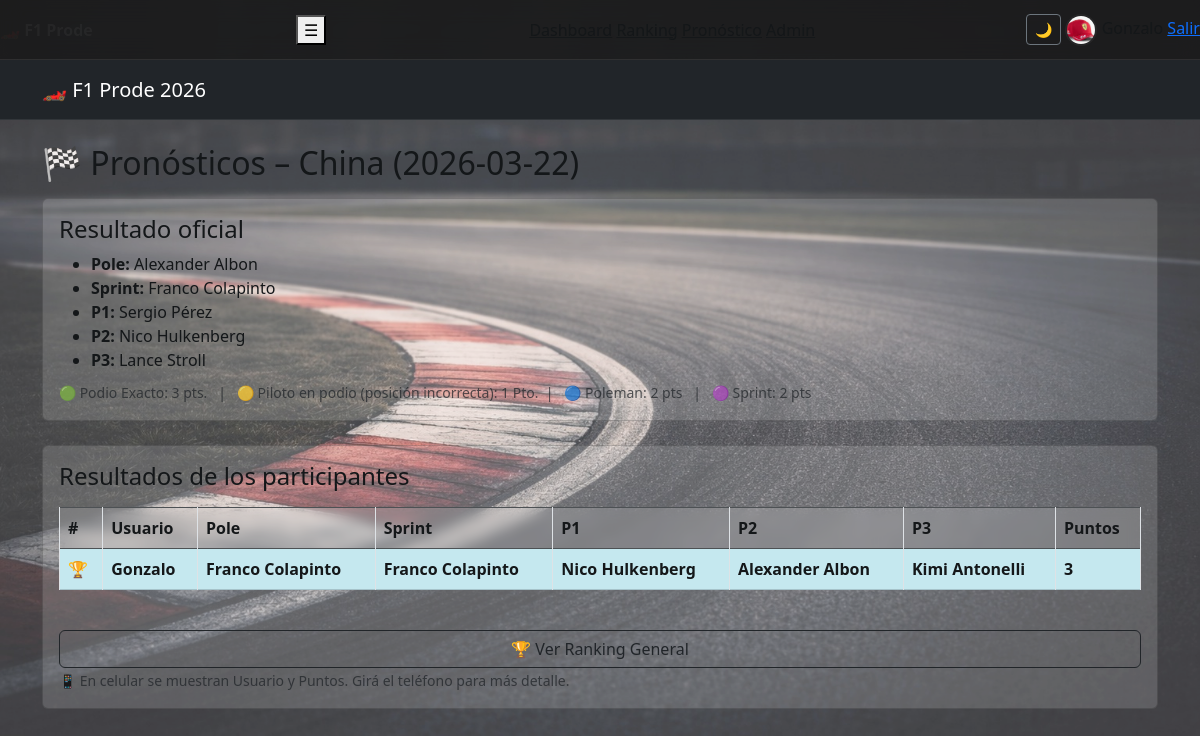
Before: /pronosticos_fecha (signed in) with the older database file.
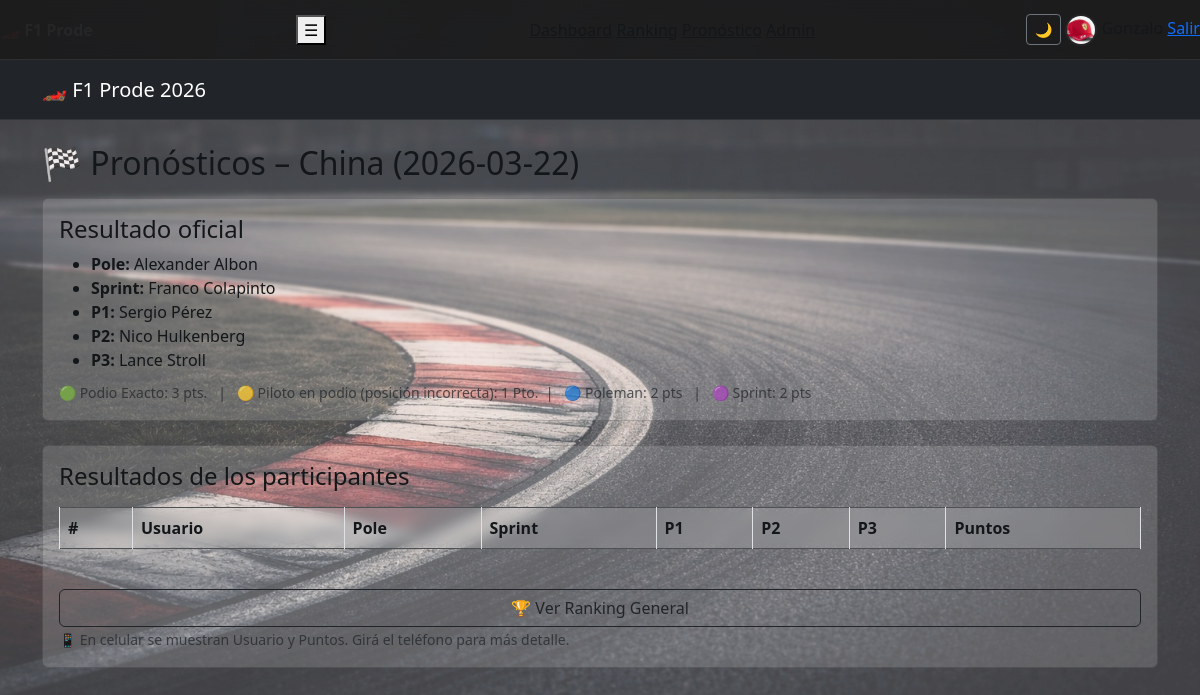
After: the same page with the newer database file.
### tables this page shows
CREATE TABLE pronosticos (
    id INTEGER PRIMARY KEY AUTOINCREMENT,
    user_id INTEGER NOT NULL,
    carrera_id INTEGER NOT NULL,
    pole TEXT,
    sprint_ganador TEXT,
    p1 TEXT,
    p2 TEXT,
    p3 TEXT,
    puntos INTEGER DEFAULT 0,
    UNIQUE(user_id, carrera_id)
);

CREATE TABLE usuarios (
    id INTEGER PRIMARY KEY AUTOINCREMENT,
    nombre TEXT UNIQUE NOT NULL,
    email TEXT UNIQUE NOT NULL,
    password TEXT NOT NULL
, fecha_registro TEXT, admin INTEGER DEFAULT 0, avatar TEXT);

### app.py (the view)
@app.route("/pronosticos_fecha")
def pronosticos_fecha():
    if "user_id" not in session:
        return render_template("index.html", error="Login incorrecto")
    conn = get_db()
    cur = conn.cursor()
    carrera = obtener_carrera_actual(cur)
    if not carrera:
        conn.close()
        return "Aún no hay resultados cargados", 400
    cur.execute("""
        SELECT *
        FROM resultados
        WHERE carrera_id = ?
    """, (carrera["id"],))
    resultado = cur.fetchone()
    if not resultado:
        conn.close()
        return "Aún no hay resultados cargados", 400
    cur.execute("""
        SELECT
            u.nombre AS usuario,
            p.*
        FROM pronosticos p
        JOIN usuarios u ON u.id = p.user_id
        WHERE p.carrera_id = ?
        ORDER BY u.nombre
    """, (carrera["id"],))
    pronosticos = cur.fetchall()
    conn.close()
    return render_template(
        "pronosticos_fecha.html",
        carrera=carrera,
        resultado=resultado,
        pronosticos=pronosticos
    )

### app.py (called while the page is built)
def get_db():
    conn = sqlite3.connect("prode.db")
    conn.row_factory = sqlite3.Row
    return conn

def obtener_carrera_actual(cur):
    cur.execute("""
        SELECT c.*
        FROM carreras c
        JOIN resultados r ON r.carrera_id = c.id
        ORDER BY c.fecha DESC
        LIMIT 1
    """)
    return cur.fetchone()

### templates/pronosticos_fecha.html (shortened to what this page needs)
{% extends "base.html" %}
{% block content %}
<h2 class="mb-3">
    🏁 Pronósticos – {{ carrera.pais }} ({{ carrera.fecha }})
</h2>
<div class="card mb-4">
    <div class="card-body">
        <h4 class="card-title">Resultado oficial</h4>
        <ul class="mb-2">
            <li><strong>Pole:</strong> {{ resultado.pole }}</li>
            {% if resultado.sprint_ganador %}
                <li><strong>Sprint:</strong> {{ resultado.sprint_ganador }}</li>
            {% endif %}
            <li><strong>P1:</strong> {{ resultado.p1 }}</li>
            <li><strong>P2:</strong> {{ resultado.p2 }}</li>
            <li><strong>P3:</strong> {{ resultado.p3 }}</li>
        </ul>
        <small class="text-muted">
            🟢 Podio Exacto: 3 pts. &nbsp; | &nbsp;
            🟡 Piloto en podio (posición incorrecta): 1 Pto.&nbsp; | &nbsp;
            🔵 Poleman: 2 pts &nbsp; | &nbsp;
            🟣 Sprint: 2 pts
        </small>
    </div>
</div>
<div class="card">
    <div class="card-body">
        <h4 class="card-title mb-3">Resultados de los participantes</h4>
        <div class="table-responsive">
            <table class="table table-striped table-bordered align-middle">
                <thead class="table-dark">
                    <tr>
                        <th>#</th>
                        <th>Usuario</th>
                        <th class="d-none d-md-table-cell">Pole</th>
                        {% if resultado.sprint_ganador %}
                            <th class="d-none d-md-table-cell">Sprint</th>
                        {% endif %}
                        <th class="d-none d-md-table-cell">P1</th>
                        <th class="d-none d-md-table-cell">P2</th>
                        <th class="d-none d-md-table-cell">P3</th>
                        <th>Puntos</th>
                    </tr>
                </thead>
                <tbody>
                {% for p in pronosticos | sort(attribute='puntos', reverse=True) %}
                    <tr class="{% if loop.first %}table-info fw-bold{% endif %}">
                        <td>
                            {% if loop.first %}🏆{% else %}{{ loop.index }}{% endif %}
                        </td>
                        <td>{{ p.usuario }}</td>
                        <td class="d-none d-md-table-cell
                            {% if p.pole == resultado.pole %} bg-success-subtle fw-bold {% endif %}">
                            {{ p.pole }}
                        </td>
                        {% if resultado.sprint_ganador %}
                        <td class="d-none d-md-table-cell
                            {% if p.sprint_ganador == resultado.sprint_ganador %} bg-success-subtle fw-bold {% endif %}">
                            {{ p.sprint_ganador }}
                        </td>
                        {% endif %}
                        <td class="d-none d-md-table-cell
                            {% if p.p1 == resultado.p1 %}
                                bg-exacto
                            {% elif p.p1 in [resultado.p1, resultado.p2, resultado.p3] %}
                                bg-parcial
                            {% endif %}
                        ">
                            {{ p.p1 }}
                        </td>
                        <td class="d-none d-md-table-cell
                        ">
                            {{ p.p2 }}
                        </td>
                        <td class="d-none d-md-table-cell
                        ">
                            {{ p.p3 }}
                        </td>
                        <td>
                            <strong>{{ p.puntos }}</strong>
                        </td>
                    </tr>
                {% endfor %}
                </tbody>
            </table>
        </div>
<div class="d-grid gap-2 mt-4">
    <a href="/ranking" class="btn btn-outline-dark">
        🏆 Ver Ranking General
    </a>
</div>
        <small class="text-muted">
            📱 En celular se muestran Usuario y Puntos. Girá el teléfono para más detalle.
        </small>
    </div>
</div>
{% endblock %}

Changed rows visible on the page:
no longer on this page (row edited): pronosticos: usuario "Gonzalo", pole "Franco Colapinto", sprint_ganador "Franco Colapinto", p1 "Nico Hulkenberg", p2 "Alexander Albon", p3 "Kimi Antonelli", puntos "3"
